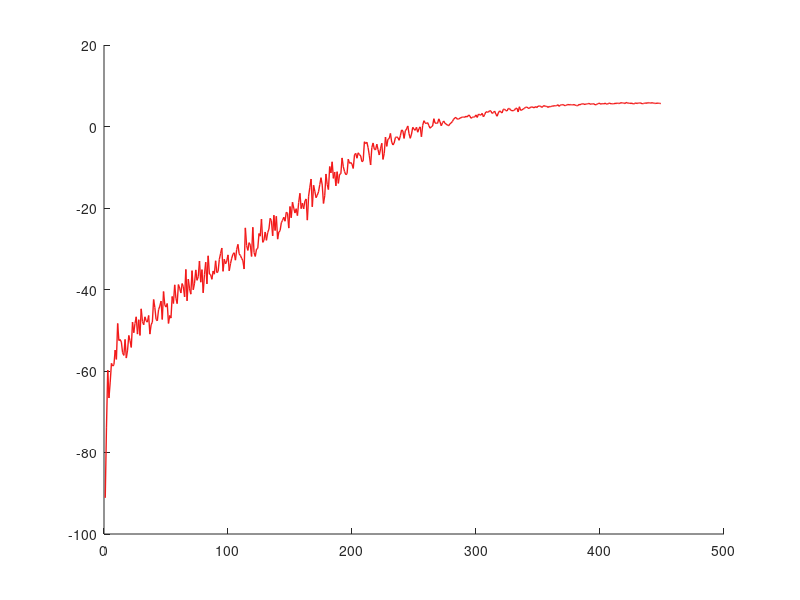

This chart was generated by the following MATLAB code: (Note: this script raises an error after producing the figure.)
%% useful_plots.m 
%%% ================================================ %%% 
%%% =========== Semester project at LASA ==========  %%%
%%% ============ Reinforcement Learning ============ %%% 
%%% ================= Main Script ================== %%% 
%%% ================================================ %%%

clear all;
close all;
clc;

%% Average reward per episode for recorded learning processes
sarsa_lambda_08_ar = load('sarsa_lambda_08_ar.mat');
sarsa_lambda_08_ar = sarsa_lambda_08_ar.cum_reward_per_episode;
ql_ar = load('ql_ar.mat');
ql_ar = ql_ar.cum_reward_per_episode;
sarsa_ar = load('sarsa_ar.mat');
sarsa_ar = sarsa_ar.cum_reward_per_episode;
ql_lambda_ar = load('ql_lambda_ar');
ql_lambda_ar = ql_lambda_ar.cum_reward_per_episode;
optimal_ar = load('optimal_ar');
optimal_ar = optimal_ar.cum_reward_per_episode;
random_ar = load('random_ar');
random_ar = random_ar.cum_reward_per_episode;
size = min([size(optimal_ar,1),size(random_ar,1),size(sarsa_lambda_08_ar,1), size(ql_ar,1), size(ql_lambda_ar,1), size(sarsa_ar,1)]);

figure('units','normalized','outerposition',[0 0 1 1]) 
hold on;
% Sarsa 
p1 = plot(sarsa_ar(1:size-1),'LineWidth',1,'Color',[0.95, 0.1, 0.1]);
p1.Color(4) = 0.1;
p1p = plot(lpf(sarsa_ar(1:size-1),0.3),'LineWidth',2,'Color',[0.95, 0.1, 0.1]);
% Q-learning
p2 = plot(ql_ar(1:size-1),'LineWidth',1.2,'Color',[0.2, 0.2, 0.6]);
p2.Color(4) = 0.1;
p2p = plot(lpf(ql_ar(1:size-1),0.3),'LineWidth',2,'Color',[0.2, 0.2, 0.6]);
% Sarsa lambda
p3 = plot(sarsa_lambda_08_ar(1:size-1),'LineWidth',1.2,'Color',[0.2, 0.7, 0.2]);
p3.Color(4) = 0.1;
p3p = plot(lpf(sarsa_lambda_08_ar(1:size-1),0.3),'LineWidth',2,'Color',[0.2, 0.7, 0.2]);
% Watkins Q lambda
p4 = plot(ql_lambda_ar(1:size-1),'LineWidth',1.2,'Color',[0.3, 0.6, 1]);
p4.Color(4) = 0.1;
p4p = plot(lpf(ql_lambda_ar(1:size-1),0.3),'LineWidth',2,'Color',[0.3, 0.6, 1]);
% Optimal policy
p5 = plot(optimal_ar(1:size-1),'LineWidth',1.2,'Color',[0.3, 0.6, 1]);
p5.Color(4) = 0.1;
p5p = plot(lpf(optimal_ar(1:size-1),0.1),'--','LineWidth',2,'Color',[0.1, 0.1, 0.1]);
% Random policy
p6 = plot(random_ar(1:size-1),'LineWidth',1.2,'Color',[0.5, 0.5, 0.5]);
p6.Color(4) = 0.1;
p6p = plot(lpf(random_ar(1:size-1),0.05),'LineWidth',2,'Color',[0.5, 0.5, 0.5]);

%% Plots
xlabel('Number of iterations');
ylabel('Average reward');
h = legend([p1p,p2p,p3p,p4p,p5p,p6p],'Sarsa(0)','Q-learning','Sarsa(0.8)','Watkins Q(0.8)','Bellman optimal policy','Random policy','Location','southeast');
set(h,'FontSize',14);
title('Averaged rewards per minibatch for different methods','Interpreter','latex');